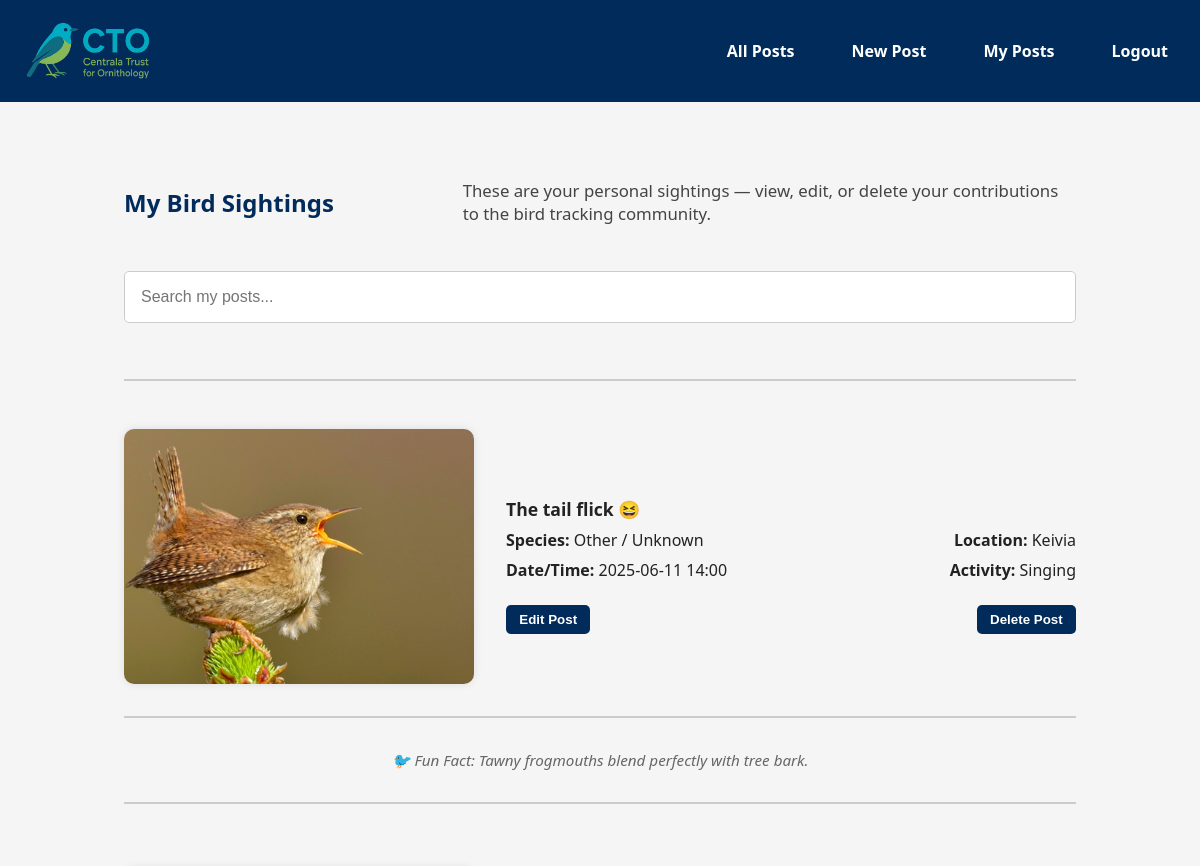
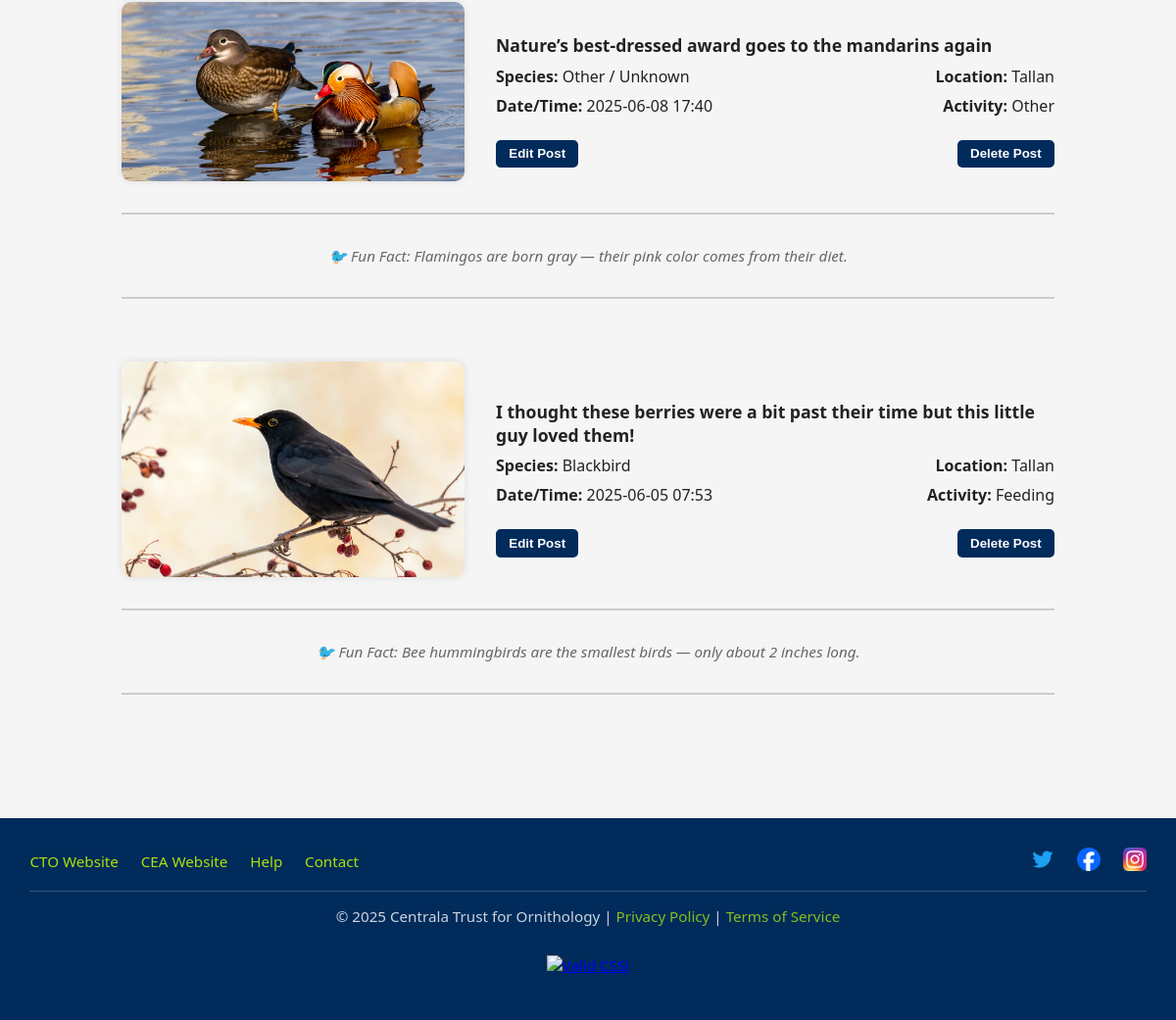
The page /my-posts (signed in) on the database its author committed (2 pictures, top to bottom).
### tables this page shows
CREATE TABLE posts (
        id INTEGER PRIMARY KEY AUTOINCREMENT,
        user_id INTEGER NOT NULL,
        location TEXT,
        bird_species TEXT,
        activity TEXT,
        duration INTEGER,
        date TEXT,
        time TEXT,
        comments TEXT,
        image_filename TEXT,
        FOREIGN KEY (user_id) REFERENCES users(id)
    );

### app.py (the view)
@app.route('/my-posts')
def my_posts():
    if 'user_id' not in session:
        flash("You must be logged in to view your posts.")
        return redirect(url_for('login'))
    user_id = session['user_id']
    with sqlite3.connect(DB_PATH) as conn:
        conn.row_factory = sqlite3.Row
        c = conn.cursor()
        c.execute('''
            SELECT posts.*, users.username
            FROM posts
            JOIN users ON posts.user_id = users.id
            WHERE users.id = ?
            ORDER BY posts.id DESC
        ''', (user_id,))
        posts = c.fetchall()
    return render_template('my_posts.html', posts=posts)

### templates/my_posts.html
{% extends "base.html" %}
{% block content %}
<div class="posts-wrapper">
    <section class="all-posts-header">
        <div class="header-left">
            <h2>My Bird Sightings</h2>
        </div>
        <div class="header-right">
            <p>
                These are your personal sightings — view, edit, or delete your contributions to the bird tracking community.
            </p>
        </div>
    </section>
    <div class="post-section">
        <input type="text" id="search" placeholder="Search my posts...">
        <hr class="post-separator">
        <div id="post-list">
            {% if posts %}
                {% for post in posts %}
                <div class="post-wrapper">
                    <div class="post-container">
                        <div class="post-image">
                            {% if post.image_filename %}
                            <img src="{{ url_for('static', filename='uploads/' ~ post.image_filename) }}" alt="Image of {{ post.bird_species }}">
                            {% endif %}
                        </div>
                        <div class="post-info">
                            <p class="post-comment">{{ post.comments }}</p>
                            <div class="post-details">
                                <div class="left-detail"><strong>Species:</strong> {{ post.bird_species }}</div>
                                <div class="right-detail"><strong>Location:</strong> {{ post.location }}</div>
                                <div class="left-detail"><strong>Date/Time:</strong> {{ post.date }} {{ post.time }}</div>
                                <div class="right-detail"><strong>Activity:</strong> {{ post.activity }}</div>
                            </div>
                            <div class="post-actions">
                                <a href="{{ url_for('edit_post', post_id=post.id) }}">
                                    <button type="button">Edit Post</button>
                                </a>
                                    <button type="button" onclick="confirmDelete({{ post.id }})">Delete Post</button>
                            </div>
                        </div>
                    </div>
                    <hr class="post-separator">
                    <div class="post-fact">
                        <em class="fun-fact"></em>
                    </div>
                    <hr class="post-separator">
                </div>
                {% endfor %}
            {% else %}
                <p>You have not posted anything yet.</p>
            {% endif %}
        </div>
    </div>
</div>
{% endblock %}

### rows shown on the page
posts: image_filename (picture), comments "The tail flick 😆", bird_species "Other / Unknown", location "Keivia", date "2025-06-11", time "14:00", activity "Singing"
posts: image_filename (picture), comments "Nature’s best-dressed award goes to the mandarins again", bird_species "Other / Unknown", location "Tallan", date "2025-06-08", time "17:40", activity "Other"
posts: image_filename (picture), comments "I thought these berries were a bit past their time but this little guy loved them!", bird_species "Blackbird", location "Tallan", date "2025-06-05", time "07:53", activity "Feeding"
